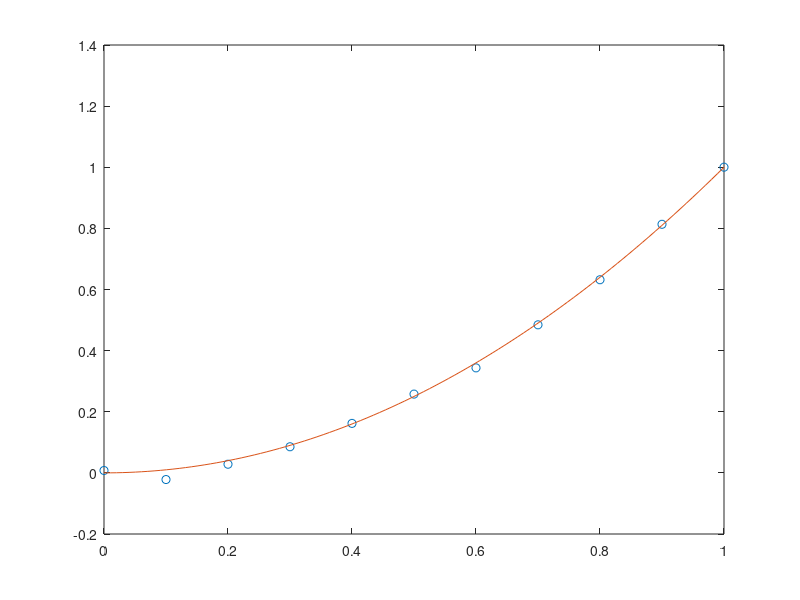
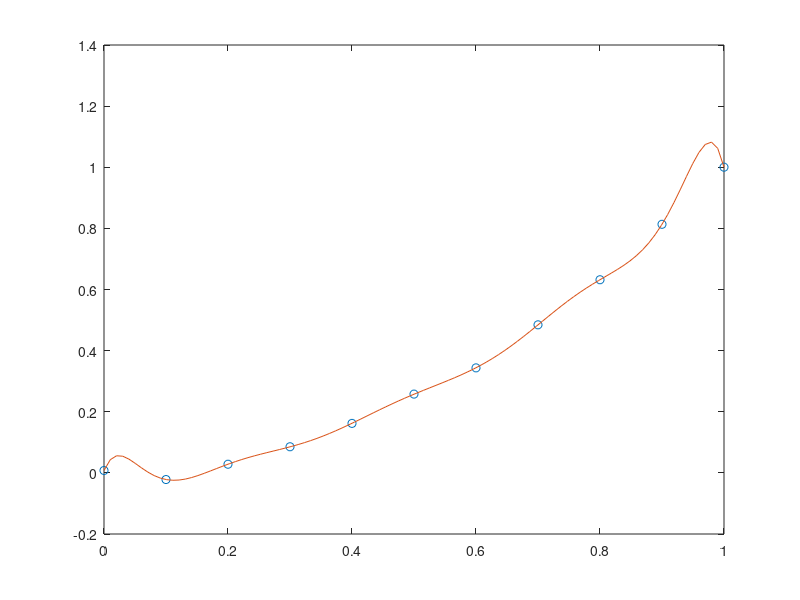
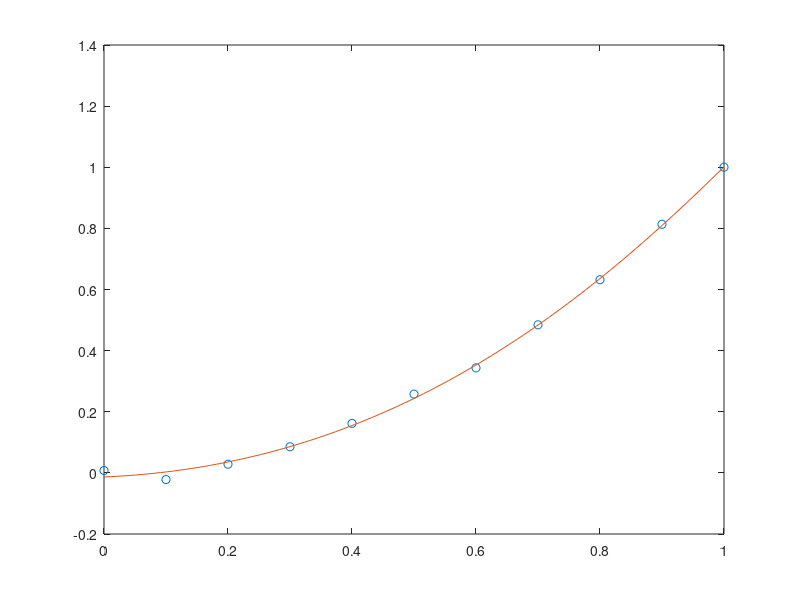

Recreate these plots in MATLAB, in order.
clear all
close all
clc

format SHORTE

m = 11;
x = linspace(0,1,m);
x = x(:);

data = fliplr(vander(x));

% noisy data

thetas = zeros(m,m);
c = zeros(m,1);
mmse = zeros(m,1);

y = x.^2 + .01 * randn(length(x),1);

x1 = linspace(0,1);
y1 = x1.^2;

figure
plot(x,y,'o')
hold on
plot(x1,y1)
hold off

for i = 1:m
    X = data(:,1:i);
    A = X.' * X;
    theta = A \ (X.' * y);
    thetas(i,1:i) = theta;
    s = svd(A);
    cs(i) = max(s)/min(s);
    mmses(i) = (y - X * theta).' * (y - X*theta) / length(x);
end

disp('Polynomial Coefficients')
disp(thetas)
disp('Minimum mean square error')
disp(mmses)
disp('Condition numbers')
disp(cs)

y1 = polyval(flip(thetas(m,:)),x1);

figure
plot(x,y,'o')
hold on
plot(x1,y1)
hold off

lambda = .001;

for i = 1:m
    X = data(:,1:i);
    A = X.' * X;
    theta = (A + lambda * eye(i,i)) \ (X.' * y);
    thetas(i,1:i) = theta;
    s = svd(A);
    cs(i) = max(s)/min(s);
    mmses(i) = (y - X * theta).' * (y - X*theta) / length(x);
end


disp('Polynomial Coefficients')
disp(thetas)
disp('Minimum mean square error')
disp(mmses)
disp('Condition numbers')
disp(cs)


p = polyfit(x, y, m-1);

disp(p)

y1 = polyval(flip(thetas(m,:)),x1);

figure
plot(x,y,'o')
hold on
plot(x1,y1)
hold off
